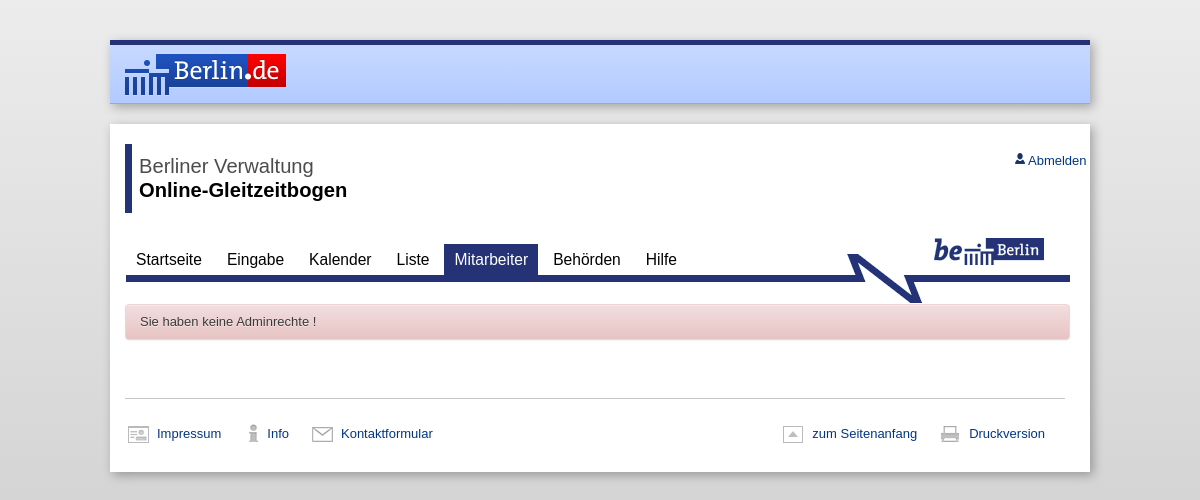
Before: /sites/mitarbeiter.php?bla=edit&maid1=3 (signed in) with the older database file.
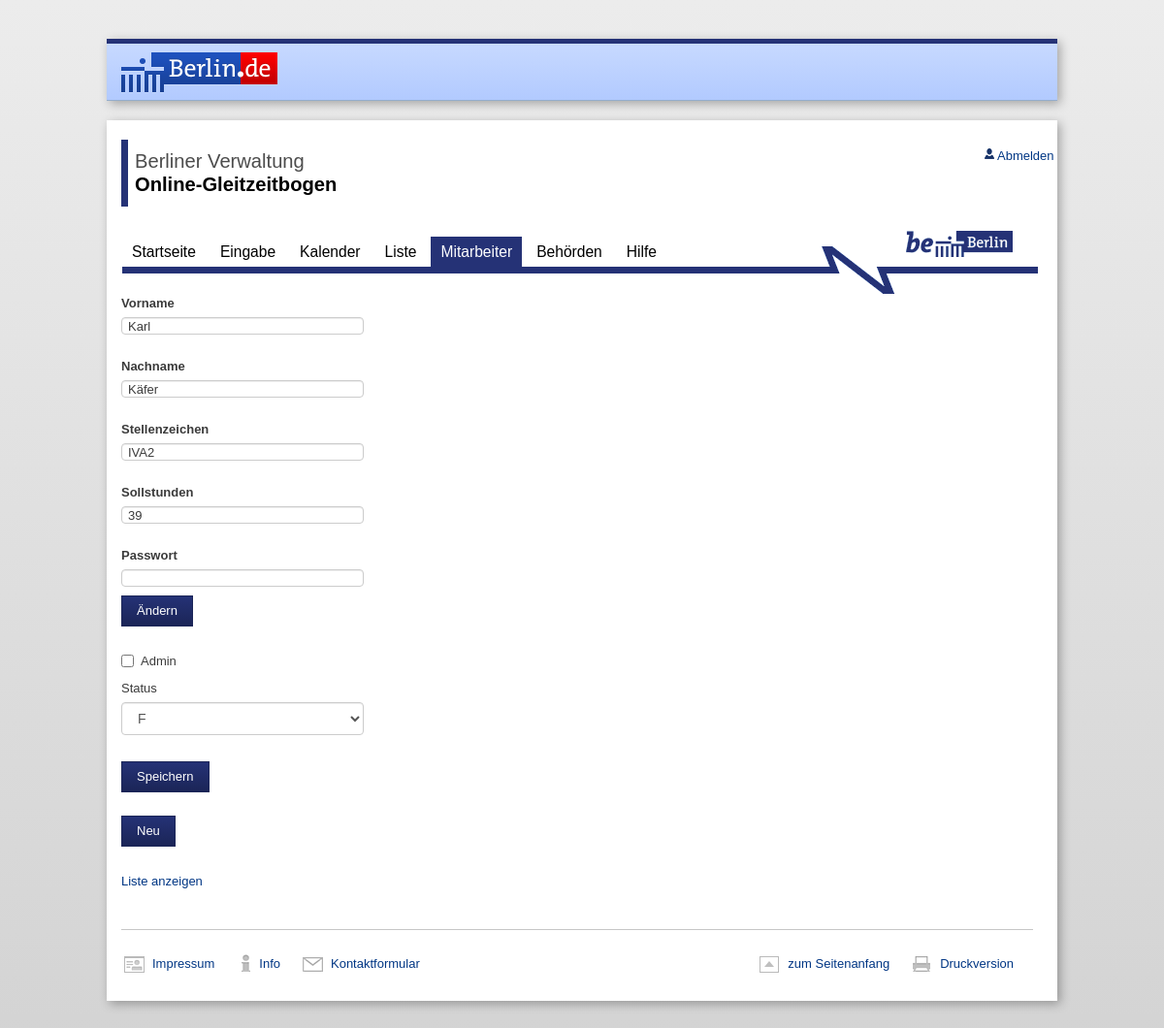
After: the same page with the newer database file.
### tables this page shows
CREATE TABLE IF NOT EXISTS `mitarbeiter` (
  `maid` int(11) NOT NULL AUTO_INCREMENT COMMENT 'Mitarbeiter ID',
  `vname` char(30) NOT NULL,
  `nname` char(50) NOT NULL,
  `stez` char(10) DEFAULT NULL COMMENT 'stellenzeichen des Mitarbeiters',
  `sollstd` double DEFAULT NULL,
  `bid` int(11) DEFAULT NULL COMMENT 'Behoerden ID',
  `sid` int(11) DEFAULT NULL COMMENT 'Status ID',
  `usern` varchar(20) NOT NULL,
  `passwort` varchar(32) DEFAULT NULL,
  `rechte` int(11) NOT NULL,
  PRIMARY KEY (`maid`),
  KEY `sid` (`sid`),
  KEY `bid` (`bid`)
);

### sites/mitarbeiter.php (the view, shortened to what this page needs)
<?php
$navsite =5 ;
	$zusatzinclude = "
	<script type='text/javascript' src='../includes/js/jquery.js'></script>
	<script type='text/javascript' src='../includes/js/master.js'></script>
	<link rel='stylesheet' href='../includes/css/bootstrap-theme.min.css'>
	";
	require('../includes/header.php');
	require('../includes/mysql.php');
 if($_SESSION["admin"]==1){
	 $vname="";
	 $nname="";
	 $stez="";
	 $sollstd="";
	 $usern="";
	 $rechte="";
	 $bid="";
	 $behoerdenname="";
	if(isset($_GET['bla'])){
 		$do=$_GET['bla'];
  	if ($do== "edit"){
		$sqlladen = "SELECT * FROM mitarbeiter WHERE maid =".$_GET['maid1'];
		$result2 = mysqli_query($link, $sqlladen);
	while($row1 = mysqli_fetch_array($result2)) {
		$vname=$row1['vname'];
		$nname=$row1['nname'];
		$stez=$row1['stez'];
		$sollstd=$row1['sollstd'];
		$rechte=$row1['rechte'];
		$bid=$row1['bid'];
		 }
		 }
		 }
  ?>
  <div style="width: 250px;">
<form role="form" method="post" name="ajax_form" id="ajax_form">
<div   class="form-group">
    <label for="voname">Vorname</label><input class="form-control" name="vname" id="vname" type="text" value="<?php echo $vname; ?>" /></div>
<div class="form-group">
    <label for="nname">Nachname</label><input class="form-control" name="nname" id="nname" type="text" value="<?php echo $nname; ?>"/></div>
<div class="form-group">
    <label for="stez">Stellenzeichen</label><input class="form-control" name="stez" id="stelz" type="text" value="<?php echo $stez; ?>"/></div>
<div class="form-group">
    <label for="sollstd">Sollstunden</label><input class="form-control" name="sollstd" id="sollstd" type="text" value="<?php echo $sollstd; ?>"/></div>
<?php
if ($do != "edit"){
echo"<div class='form-group'>
    <label for='usern'>Username</label><input class='form-control' name='usern' id='usern' type='text' value='".$usern."'/></div>
<div class='form-group'>
    <label for='passwort'>Passwort</label><input class='form-control' name='passwort' id='passwort' type='text' value='".$passwort."'/></div>";
}
else {
	echo
	"<form><div class='form-group'>
    <label for='passwort'>Passwort</label><input class='form-control' name='passwort' id='passwort' type='password' value='".$passwort."'/><button class='btn btn-default' name='savepwd' id='savepwd' type='submit' >Ändern</button></div></form>";
	}
?>
<div class="checkbox">
 <label for="checkbox">Admin</label>
    <input name="rechte" type="checkbox" value="<?php if($rechte==1){echo $rechte;}else echo "1"; ?>" >
</div>
<div class="form-group">
    <label for="status">Status</label>
<?php
 $sqlbh = "SELECT * FROM behoerde";
 $resultbh = mysqli_query($link, $sqlbh);
	echo "<select name='bid' class='form-control'>";
	while($row = mysqli_fetch_array($resultbh)) {
		$behoerdenname[$row[bid]] = $row[name];
		if ($row['bid']==$bid){
			$selected="SELECTED";
			}
		else{
			$selected="";
			}
        echo "<option ".$selected." value=".$row[bid].">".$behoerdenname[$row[bid]]."</option>";
	 }
 	 echo "</select>";
?>
<br>
<button class="btn btn-default" name="submit" id="submit" type="submit" >Speichern</button>
</div>
</form>
<form action="index3.php">
<button class="btn btn-default" name="neu" id="neu" type="submit" >Neu</button>
<br>
</form>
</div>
  </body>
 <?php
	echo"<a id='showbutton' href='javascript:toggle();'>Liste anzeigen</a>";
}else{
echo "<div class='alert alert-danger'>Sie haben keine Adminrechte !</div>";
}
	require('../includes/footer.php');
?>

### includes/header.php (shortened to what this page needs)
<!DOCTYPE html>
<html>
  <head>
    <?php if(isset($zusatzinclude)){ echo $zusatzinclude; }?>
    <link href="../includes/css/bootstrap.css" rel="stylesheet">
    <link href="../includes/css/master.css" rel="stylesheet">
    <link href="../includes/css/signin.css" rel="stylesheet">
  </head>
  <body>
      <div class="container-wrapper container-portal-header">
        <div class="container">
          <div class="row" role="banner">
              <div class="html5-header portal-header">
                <div class="html5-figure main-image">
                 <a href="#" title="Link f&uml;hrt zur Startseite von Berlin.de">
                    <img class="portal-logo hide-mobile" src="../includes/images/berlin_de.png" alt="Bild zeigt: Berlin.de Logo" title="Link f&uuml;hrt zur Startseite von Berlin.de">
                 </a>
                </div>
              </div>
          </div>
        </div>
      </div>
      <div class="container-wrapper container-content">
		<div class="container">
			<div class="row html5-header content-header" role="banner">
				<div class="html5-section section-logo without-logo">
					<div class="html5-section text">
						<a href="./index.php" title="Link f&uuml;hrt zur Startseite von 'Institution Titel der Institution'">
							<span class="institution">Berliner Verwaltung</span>
							<span class="title">Online-Gleitzeitbogen</span>
						</a>
					</div>
					<div class="span12">
						<ul class="nav">
							<li>
						    		<div class="popover-container zentral-login">
								<a title="" class="login-btn popover-link" href="index.php?do=logout">Abmelden</a>
						    		</div>
							</li>
						</ul>
					</div>
				</div>
			</div>
		<?php
		require('../includes/menue.php');
		?>

### includes/menue.php (shortened to what this page needs)
<?php
$nav1 = "";
$nav2 = "";
$nav3 = "";
$nav4 = "";
$nav5 = "";
$nav6 = "";
switch($navsite){
                        case 5: $nav5 = 'class="active"'; break;
                        }
?>
                        <div class="row">
                  <div class="content-navi-wrapper navbar">
                    <div class="html5-nav content-navi-top navbar-inner">
                      <div class="nav-collapse mainnav-collapse collapse">
                        <ul class="nav level1">
                          <li <?php echo $nav1; ?>><a href="../sites/dashboard.php">Startseite</a></li>
                          <li <?php echo $nav2; ?>><a href="../sites/erfassung.php">Eingabe</a></li>
                          <li <?php echo $nav3; ?>><a href="../sites/kalender.php">Kalender</a></li>
                          <li <?php echo $nav4; ?>><a href="../sites/anzeigen.php">Liste</a></li>
                          <li <?php echo $nav5; ?>><a href="../sites/mitarbeiter.php">Mitarbeiter</a></li>
                          <li <?php echo $nav6; ?>><a href="../sites/behoerde.php">Behörden</a></li>
                          <li><a href="#">Hilfe</a></li>
                        </ul>
                      </div>
                      <div class="beberlin"><a href="" class="bb-logo">beBerlin</a></div>
                    </div>
                  </div>

### includes/footer.php
          <div class="row">
            <div class="span12">
              <div class="html5-footer content-footer" role="contentinfo">
                <div class="html5-nav">
                  <ul class="nav">
                    <li class="icon-footer icon-imprint_32"><a href="#">Impressum</a></li>
                    <li class="icon-footer icon-information_32"><a href="#">Info</a></li>
                    <li class="icon-footer icon-mail_32"><a href="#">Kontaktformular</a></li>
                    <li class="right icon-footer icon-printer_32"><a href="#">Druckversion</a></li>
                    <li class="right icon-footer icon-totop"><a href="#">zum Seitenanfang</a></li>
                  </ul>
                </div>
              </div>
	    </div>
          </div>
        </div>
      </div>
  </body>
</html>

### includes/css/signin.css (style rules this page uses)
body { padding-top: 40px; padding-bottom: 40px; background-color: #eee; }

Changed rows visible on the page:
now on this page (row edited): mitarbeiter: vname "Karl", nname "Käfer", stez "IVA2", sollstd "39"
Other visible differences:
form field bid: (not shown) → "F"
text no longer shown: "Sie haben keine Adminrechte !"
text now shown: "Vorname Nachname Stellenzeichen Sollstunden Passwort Ändern Admin Status Speichern Neu Liste anzeigen"
